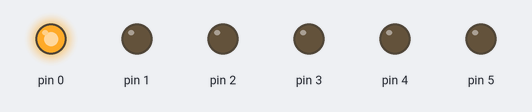
Recording of a sketch running on a simulated Arduino Uno, built with avr-gcc and run on an emulated ATmega328P. On the bench: output pins drawn as LEDs (lit = HIGH).

Above: at 0.05 s.
At 0.55 s:
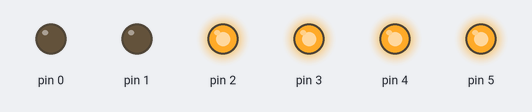
At 1.05 s:
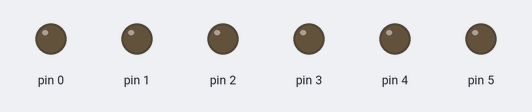
At 2.95 s:
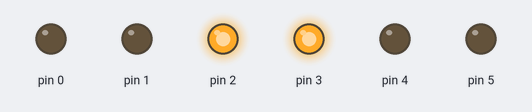
At 4.65 s:
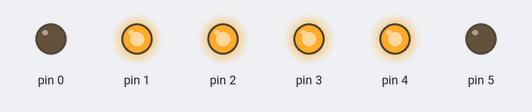
At 8.2 s:
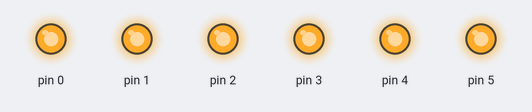
Timing chart, 0 to 8.5 s (numbered marks = the images above):
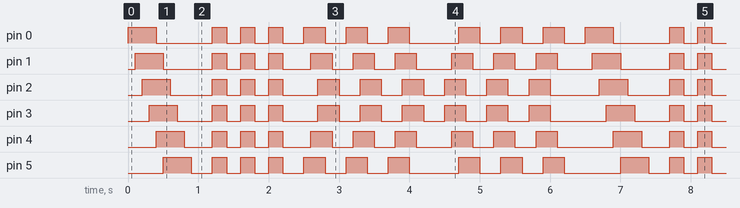

The sketch:

Spectacular_Vihelmo_V2.ino
```cpp
void setup()
{
  pinMode(0, OUTPUT);
  pinMode(1, OUTPUT);
  pinMode(2, OUTPUT);
  pinMode(3, OUTPUT);
  pinMode(4, OUTPUT);
  pinMode(5, OUTPUT);
}

void loop()
{
  digitalWrite(0, HIGH);
  delay(100);
  digitalWrite(1, HIGH);
  delay(100);
  digitalWrite(2, HIGH);
  delay(100);
  digitalWrite(3, HIGH);
  delay(100);
  digitalWrite(0, LOW);
  digitalWrite(4, HIGH);
  delay(100);
  digitalWrite(1, LOW);
  digitalWrite(5, HIGH);
  delay(100);
  digitalWrite(2, LOW);
  delay(100);
  digitalWrite(3, LOW);
  delay(100);
  digitalWrite(4, LOW);
  delay(100);
  digitalWrite(5, LOW);
  delay(300);
  digitalWrite(0, HIGH); digitalWrite(1, HIGH); digitalWrite(2, HIGH); digitalWrite(3, HIGH); digitalWrite(4, HIGH); digitalWrite(5, HIGH);
  delay(200);
  digitalWrite(0, LOW); digitalWrite(1, LOW); digitalWrite(2, LOW); digitalWrite(3, LOW); digitalWrite(4, LOW); digitalWrite(5, LOW);
  delay(200);
  digitalWrite(0, HIGH); digitalWrite(1, HIGH); digitalWrite(2, HIGH); digitalWrite(3, HIGH); digitalWrite(4, HIGH); digitalWrite(5, HIGH);
  delay(200);
  digitalWrite(0, LOW); digitalWrite(1, LOW); digitalWrite(2, LOW); digitalWrite(3, LOW); digitalWrite(4, LOW); digitalWrite(5, LOW);
  delay(200);
  digitalWrite(0, HIGH); digitalWrite(1, HIGH); digitalWrite(2, HIGH); digitalWrite(3, HIGH); digitalWrite(4, HIGH); digitalWrite(5, HIGH);
  delay(200);
  digitalWrite(0, LOW); digitalWrite(1, LOW); digitalWrite(2, LOW); digitalWrite(3, LOW); digitalWrite(4, LOW); digitalWrite(5, LOW);
  delay(300);
  digitalWrite(0, HIGH); digitalWrite(5, HIGH);
  delay(100);
  digitalWrite(1, HIGH); digitalWrite(4, HIGH);
  delay(100);
  digitalWrite(2, HIGH); digitalWrite(3, HIGH);
  delay(100);
  digitalWrite(0, LOW); digitalWrite(5, LOW);
  delay(100);
  digitalWrite(1, LOW); digitalWrite(4, LOW);
  delay(100);
  digitalWrite(2, LOW); digitalWrite(3, LOW);
  delay(100);
  digitalWrite(0, HIGH); digitalWrite(5, HIGH);
  delay(100);
  digitalWrite(1, HIGH); digitalWrite(4, HIGH);
  delay(100);
  digitalWrite(2, HIGH); digitalWrite(3, HIGH);
  delay(100);
  digitalWrite(0, LOW); digitalWrite(5, LOW);
  delay(100);
  digitalWrite(1, LOW); digitalWrite(4, LOW);
  delay(100);
  digitalWrite(2, LOW); digitalWrite(3, LOW);
  delay(100);
  digitalWrite(0, HIGH); digitalWrite(5, HIGH);
  delay(100);
  digitalWrite(1, HIGH); digitalWrite(4, HIGH);
  delay(100);
  digitalWrite(2, HIGH); digitalWrite(3, HIGH);
  delay(100);
  digitalWrite(0, LOW); digitalWrite(5, LOW);
  delay(100);
  digitalWrite(1, LOW); digitalWrite(4, LOW);
  delay(100);
  digitalWrite(2, LOW); digitalWrite(3, LOW);
  delay(300);
  digitalWrite(2, HIGH); digitalWrite(3, HIGH);
  delay(100);
  digitalWrite(1, HIGH); digitalWrite(4, HIGH);
  delay(100);
  digitalWrite(0, HIGH); digitalWrite(5, HIGH);
  delay(100);
  digitalWrite(2, LOW); digitalWrite(3, LOW);
  delay(100);
  digitalWrite(1, LOW); digitalWrite(4, LOW);
  delay(100);
  digitalWrite(0, LOW); digitalWrite(5, LOW);
  delay(100);
  digitalWrite(2, HIGH); digitalWrite(3, HIGH);
  delay(100);
  digitalWrite(1, HIGH); digitalWrite(4, HIGH);
  delay(100);
  digitalWrite(0, HIGH); digitalWrite(5, HIGH);
  delay(100);
  digitalWrite(2, LOW); digitalWrite(3, LOW);
  delay(100);
  digitalWrite(1, LOW); digitalWrite(4, LOW);
  delay(100);
  digitalWrite(0, LOW); digitalWrite(5, LOW);
  delay(100);
  digitalWrite(2, HIGH); digitalWrite(3, HIGH);
  delay(100);
  digitalWrite(1, HIGH); digitalWrite(4, HIGH);
  delay(100);
  digitalWrite(0, HIGH); digitalWrite(5, HIGH);
  delay(100);
  digitalWrite(2, LOW); digitalWrite(3, LOW);
  delay(100);
  digitalWrite(1, LOW); digitalWrite(4, LOW);
  delay(100);
  digitalWrite(0, LOW); digitalWrite(5, LOW);
  delay(300);
}
```

Measured:
- by itself, pin 2: repeats every 6.5 s: LOW 0.60 s, 2 × (HIGH 0.20 s, LOW 0.20 s), HIGH 0.20 s, LOW 0.50 s, 5 × (HIGH 0.30 s, LOW 0.30 s), HIGH 0.30 s, LOW 0.70 s, HIGH 0.40 s
- by itself, pin 3: repeats every 6.5 s: LOW 0.50 s, 2 × (HIGH 0.20 s, LOW 0.20 s), HIGH 0.20 s, LOW 0.50 s, 5 × (HIGH 0.30 s, LOW 0.30 s), HIGH 0.30 s, LOW 0.80 s, HIGH 0.40 s
- by itself, everything shown: repeats every 6.5 s, in 52 steps
